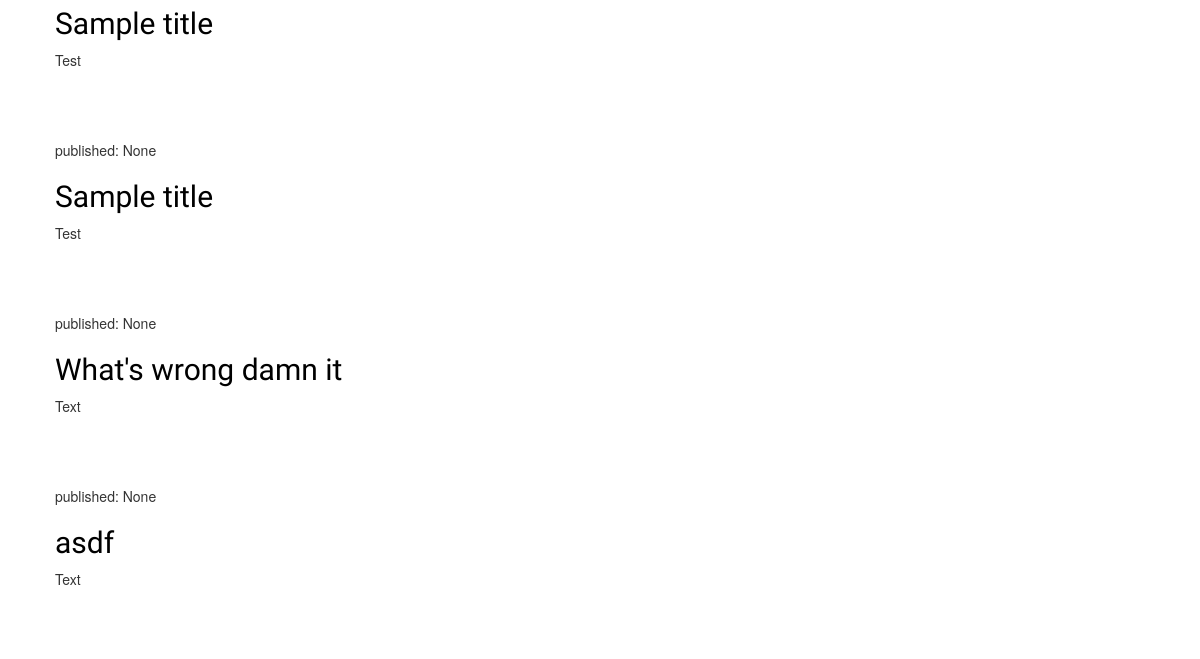
The app's page / (lower part), older data.
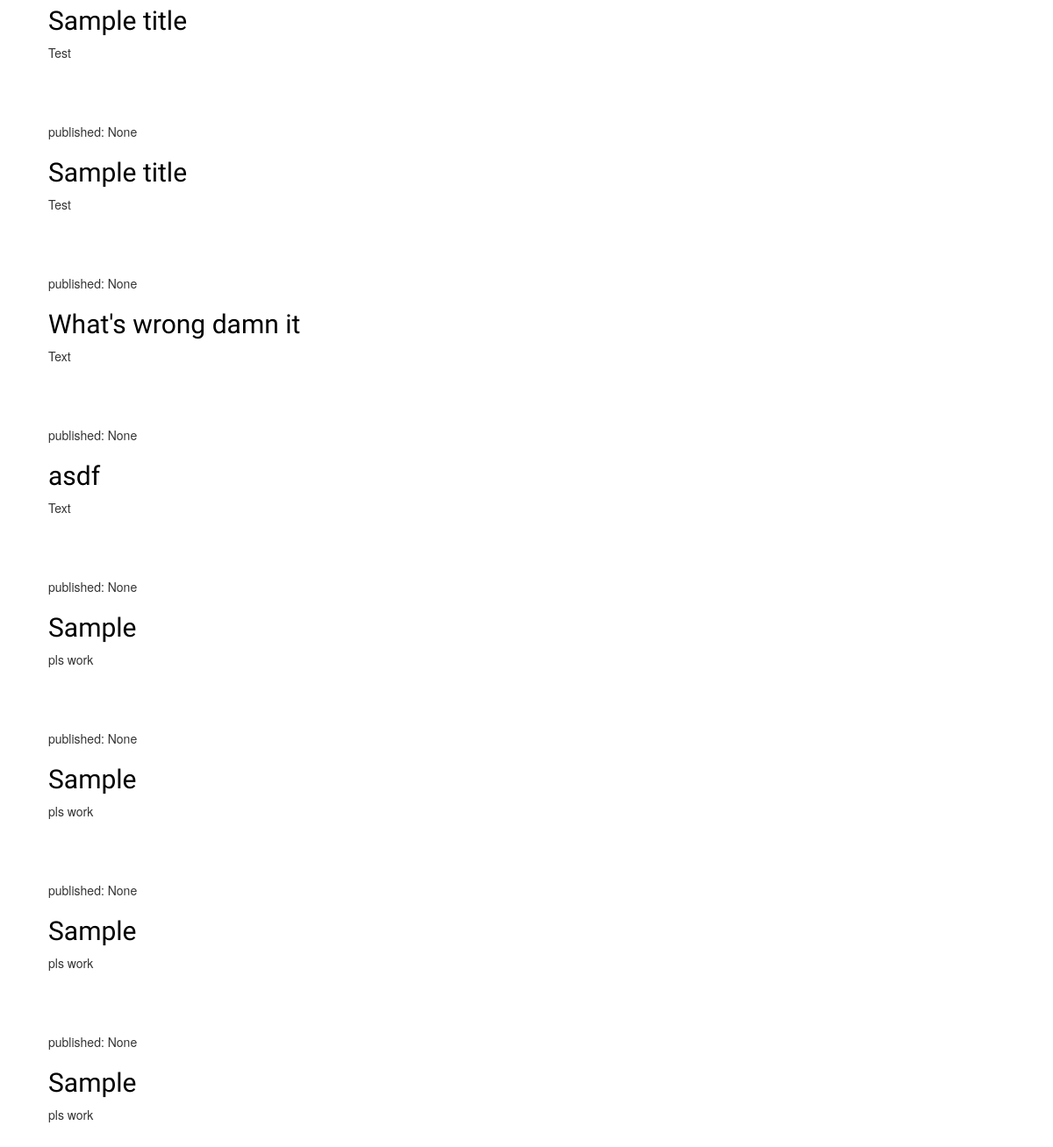
The same page, newer data.
### blog/models.py (models this page shows, shortened)
class Post(models.Model):
    author = models.ForeignKey('auth.User', on_delete=models.CASCADE)
    title = models.CharField(max_length=200)
    text = models.TextField()
    created_date = models.DateTimeField(default=timezone.now)
    published_date = models.DateTimeField(blank=True, null=True)

### blog/views.py (the view)
# urls.py: path('', views.post_list, name='post_list'),
def post_list(request):
    posts = Post.objects.all()
    return render(request, 'blog/post_list.html', {'posts': posts})

### blog/templates/blog/post_list.html
{% extends 'blog/base.html' %}
{% block content %}
    {% for post in posts %}
      <div class="post">
          <p> published: {{post.published_date}}</p>
          <h2><a href="{% url 'post_detail' pk=post.pk %}">{{post.title}}</a></h2>
          <p> {{post.text|linebreaksbr}}</p>
      </div>
    {% endfor %}
{% endblock %}

Row changes from the older to the newer data that the page shows:
added Post: published_date "None", title "Sample", text "pls work"
added Post: published_date "None", title "Sample", text "pls work"
added Post: published_date "None", title "Sample", text "pls work"
added Post: published_date "None", title "Sample", text "pls work"
